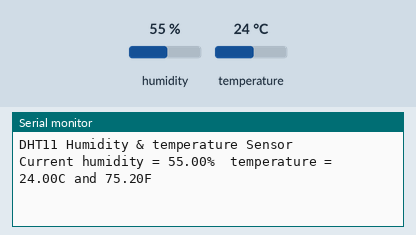
The sketch below on a simulated Arduino Uno, built with avr-gcc and run on an emulated ATmega328P. On the bench: the last lines printed to the serial monitor. The inputs (shaded band) are chosen by the test bench; at power-on: humidity 55 %, temperature 24 °C.

Above: at 2.7 s.
2.8 s: humidity set to 22 %
At 4.8 s:
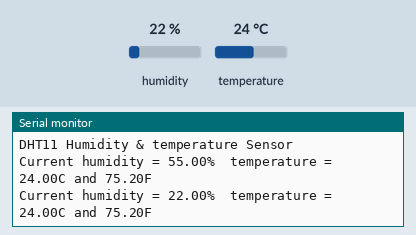
5.5 s: temperature set to 12 °C
At 6.0 s:
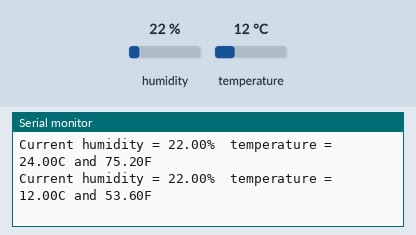
8.2 s: humidity set to 40 %
At 10.9 s:
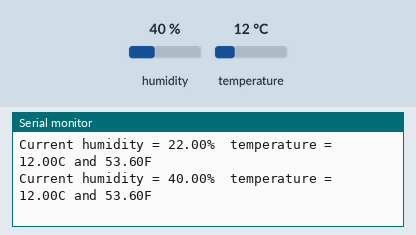
Timing chart, 0 to 12.4 s (numbered marks = the images above; inputs shaded):
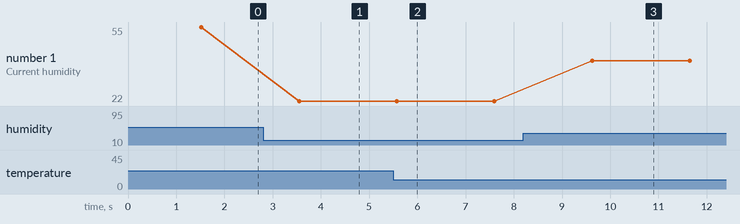

Measured:
- after the input at 2.8 s, the serial monitor: prints a new line after 0.75 s (image 1)
- after the input at 5.5 s, the serial monitor: prints a new line after 0.07 s (image 2)
- after the input at 8.2 s, the serial monitor: prints a new line after 1.4 s (image 3)
- plotted number 1: 55 → 22 after the input at 2.8 s, 22 → 40 after the input at 8.2 s

The sketch:

print_temperature.ino
```cpp
//Printing Temperature and Humidity
//Printing the room Temperature and Humidity values from DHT11 sensor in the Arduino IDE serial monitor.

// The library we need for sensor DHT11
#include <dht.h>

#define dht_apin A0 // The Arduino analog pin in which the DHT11 Sensor is connected to

dht DHT; //The object that will handle the values of temperature and humidity

void setup(){

  Serial.begin(9600);
  delay(500); //Delay 0.5 sec to let system boot
  Serial.println("DHT11 Humidity & temperature Sensor\n\n");
  delay(1000);//Wait 1 sec before accessing Sensor

}

void loop(){
    //Start of Program

    DHT.read11(dht_apin); //read from the A0 analog pin of Arduino

    Serial.print("Current humidity = ");
    Serial.print(DHT.humidity);
    Serial.print("%  ");
    Serial.print("temperature = ");
    Serial.print(DHT.temperature);
    Serial.print("C and ");
    //We convert the temperature to fahrenheit
    Serial.print(DHT.temperature*1.8 + 32);
    Serial.println("F");

    delay(2000);//Wait 2 seconds before accessing the sensor again.
}
```
